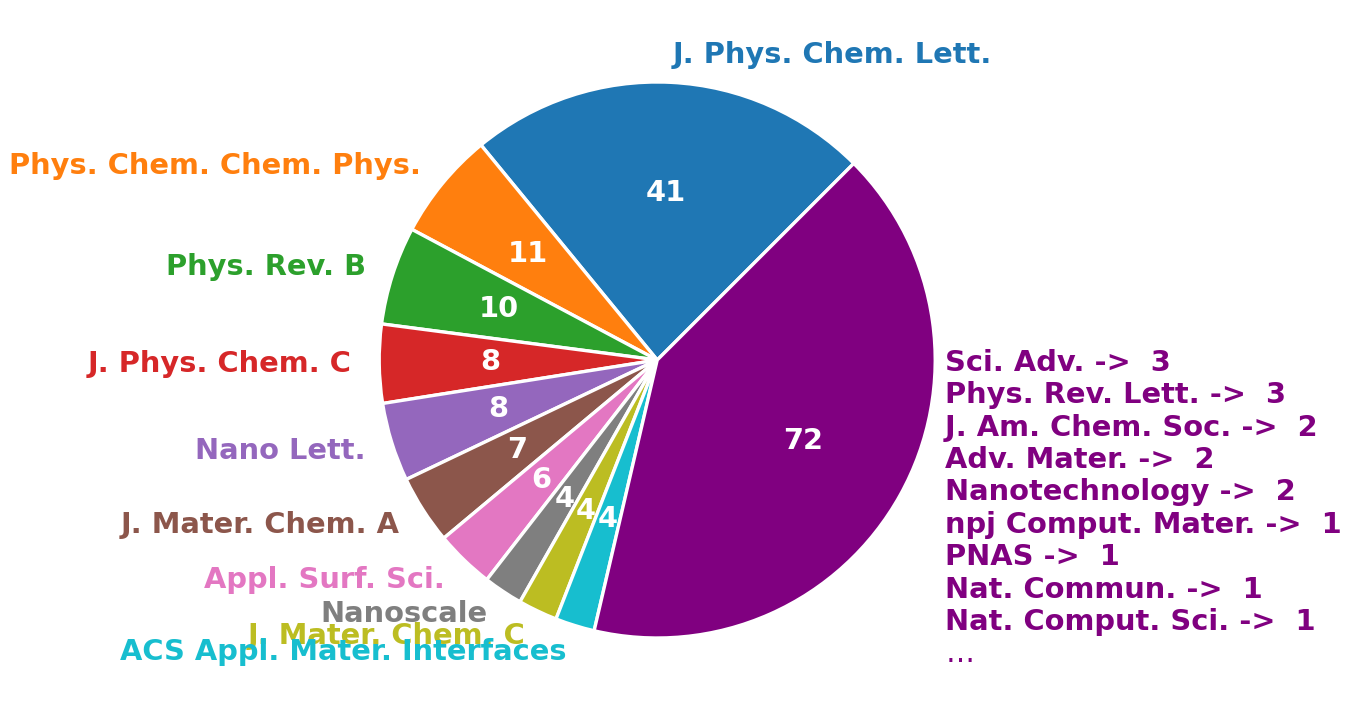

Here is the Python script that generated this plot:
#!/usr/bin/env python
# -*- coding: utf-8 -*-

import numpy as np
import matplotlib as mpl
import matplotlib.pyplot as plt
from matplotlib.ticker import AutoMinorLocator

from scipy.interpolate import interp1d
from scipy.optimize import curve_fit

mpl.use('agg')

def PubNum(x, a):
    return a * (x - 2016)**2 + 1


# from matplotlib import font_manager
#
# fontP = font_manager.FontProperties()
# fontP.set_family('SimHei')
# fontP.set_size(14)

# plt.style.use('ggplot')
# plt.style.use('dark_background')

pub_year = np.arange(2016, 2025)
pub_nums = np.array([1, 3, 7, 12, 16, 23, 40, 56, 17])

assert pub_nums.sum() == 175

o, v = curve_fit(PubNum, pub_year[:-1], pub_nums[:-1])

# x0 = np.linspace(pub_year.min(), pub_year.max(), 300)
x0 = np.linspace(pub_year.min(), 2025, 300)
# fx = interp1d(pub_year, pub_nums, kind='quadratic')
y0 = PubNum(x0, *o)

################################################################################
fig= plt.figure(
    # figsize=(4.0, 6.0),
    figsize=(4.5, 2.4),
    dpi=300,
    layout='constrained',
)
ax = plt.subplot()
################################################################################

JournalName = []
JournalCnts = []

TotalCnt = 0
with open('journal_couts.txt', 'r') as inp:
    for line in inp.readlines():
        tmp = line.split()
        cc = int(tmp[0])
        TotalCnt += cc
        if cc > 3:
            JournalCnts.append(cc)
            JournalName.append(' '.join(tmp[1:]))

assert TotalCnt == pub_nums.sum()

JournalCnts.append(TotalCnt - np.sum(JournalCnts))
JournalName.append(
r'''
  Sci. Adv. ->  3
  Phys. Rev. Lett. ->  3
  J. Am. Chem. Soc. ->  2
  Adv. Mater. ->  2
  Nanotechnology ->  2
  npj Comput. Mater. ->  1
  PNAS ->  1
  Nat. Commun. ->  1
  Nat. Comput. Sci. ->  1
  $\ldots$
'''
)

explode = np.zeros_like(JournalCnts, dtype=float)
# explode[-1] = 0.1
# print(explode)
patches, texts, pcts = ax.pie(
    JournalCnts,
    labels=JournalName,
    radius=1.0,
    # autopct='%1.1f%%',
    # autopct=lambda p : '{:.2f}%  ({:,.0f})'.format(p,int(p * TotalCnt/100)),
    autopct=lambda p : '{:,.0f}'.format(int(np.round(p/100*TotalCnt))),
    textprops={'size': 'x-small', 'weight': 'bold'},
    wedgeprops={'linewidth': 0.8, 'edgecolor': 'white'},
    startangle=45,
    explode=list(explode),
)
plt.setp(patches[-1], facecolor='purple')
plt.setp(pcts, color='white', fontweight='bold')
plt.setp(texts, fontweight=600)
for ii, patch in enumerate(patches):
    # if ii < len(JournalName)-1:
    texts[ii].set_color(patch.get_facecolor())
    # if ii == len(JournalCnts) - 1:
    #     texts[ii].set_size(7)

################################################################################

# plt.tight_layout(pad=1.0)
plt.savefig('pub_pie.pdf')
plt.savefig('pub_pie.png')

from subprocess import call
call('feh -xdF pub_pie.png'.split())

# plt.show()
